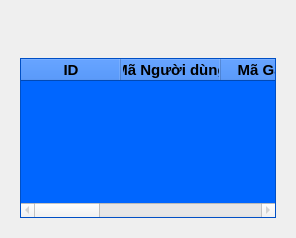
               <widget class="QWidget" name="transactionsPage">
                <layout class="QVBoxLayout" name="verticalLayout_20">
                 <item>
                  <widget class="QWidget" name="transactionContent" native="true">
                   <property name="styleSheet">
                    <string notr="true">border: 1px solid rgba(0, 255, 0, 100);
QLineEdit
{
	background-color: #fff;
	border-radius: 20px;
	border: 1px solid rgba(0, 0, 0, 100);
	padding: 10px;
	padding-left: 17px;
	color: #rgb(0,255,255);
}
QPushButton
{
	border-radius: 20px;
	border: 1px solid rgba(0, 0, 0, 100);
	font: 14pt &quot;Terminal&quot;;
}
QPushButton:hover
{
	background-color: rgb(244, 244, 244);
}</string>
                   </property>
                   <layout class="QVBoxLayout" name="verticalLayout_16" stretch="1,5">
                    <item>
                     <widget class="QWidget" name="transactionBtns" native="true">
                      <widget class="QPushButton" name="delTransactionBtn">
                       <property name="geometry">
                        <rect>
                         <x>660</x>
                         <y>20</y>
                         <width>151</width>
                         <height>41</height>
                        </rect>
                       </property>
                       <property name="font">
                        <font>
                         <pointsize>11</pointsize>
                        </font>
                       </property>
                       <property name="styleSheet">
                        <string notr="true">border-radius: 20px;
border: 1px solid rgb(255,255,255);
background-color: rgb(255, 0, 0);</string>
                       </property>
                       <property name="text">
                        <string>Delete</string>
                       </property>
                      </widget>
                     </widget>
                    </item>
                    <item>
                     <widget class="QTableWidget" name="transactionView">
                      <property name="enabled">
                       <bool>false</bool>
                      </property>
                      <property name="font">
                       <font>
                        <family>MS Shell Dlg 2</family>
                        <pointsize>11</pointsize>
                       </font>
                      </property>
                      <property name="styleSheet">
                       <string notr="true">color: rgb(0, 0, 0);
background-color: rgb(0, 102, 255);</string>
                      </property>
                      <column>
                       <property name="text">
                        <string>ID</string>
                       </property>
                       <property name="font">
                        <font>
                         <pointsize>11</pointsize>
                         <weight>75</weight>
                         <bold>true</bold>
                        </font>
                       </property>
                       <property name="textAlignment">
                        <set>AlignCenter</set>
                       </property>
                      </column>
                      <column>
                       <property name="text">
                        <string>Mã Người dùng</string>
                       </property>
                       <property name="font">
                        <font>
                         <pointsize>11</pointsize>
                         <weight>75</weight>
                         <bold>true</bold>
                        </font>
                       </property>
                       <property name="textAlignment">
                        <set>AlignCenter</set>
                       </property>
                      </column>
                      <column>
                       <property name="text">
                        <string>Mã Game</string>
                       </property>
                       <property name="font">
                        <font>
                         <pointsize>11</pointsize>
                         <weight>75</weight>
                         <bold>true</bold>
                        </font>
                       </property>
                       <property name="textAlignment">
                        <set>AlignCenter</set>
                       </property>
                      </column>
                      <column>
                       <property name="text">
                        <string>Giá game</string>
                       </property>
                       <property name="font">
                        <font>
                         <pointsize>11</pointsize>
                         <weight>75</weight>
                         <bold>true</bold>
                        </font>
                       </property>
                       <property name="textAlignment">
                        <set>AlignCenter</set>
                       </property>
                      </column>
                      <column>
                       <property name="text">
                        <string>Trạng thái</string>
                       </property>
                       <property name="font">
                        <font>
                         <pointsize>11</pointsize>
                         <weight>75</weight>
                         <bold>true</bold>
                        </font>
                       </property>
                       <property name="textAlignment">
                        <set>AlignCenter</set>
                       </property>
                      </column>
                      <column>
                       <property name="text">
                        <string>Ngày tạo</string>
                       </property>
                       <property name="font">
                        <font>
                         <pointsize>11</pointsize>
                         <weight>75</weight>
                         <bold>true</bold>
                        </font>
                       </property>
                       <property name="textAlignment">
                        <set>AlignCenter</set>
                       </property>
                      </column>
                      <column>
                       <property name="text">
                        <string>Ngày sửa đổi</string>
                       </property>
                       <property name="font">
                        <font>
                         <pointsize>11</pointsize>
                         <weight>75</weight>
                         <bold>true</bold>
                        </font>
                       </property>
                       <property name="textAlignment">
                        <set>AlignCenter</set>
                       </property>
                      </column>
                     </widget>
                    </item>
                   </layout>
                  </widget>
                 </item>
                </layout>
               </widget>
